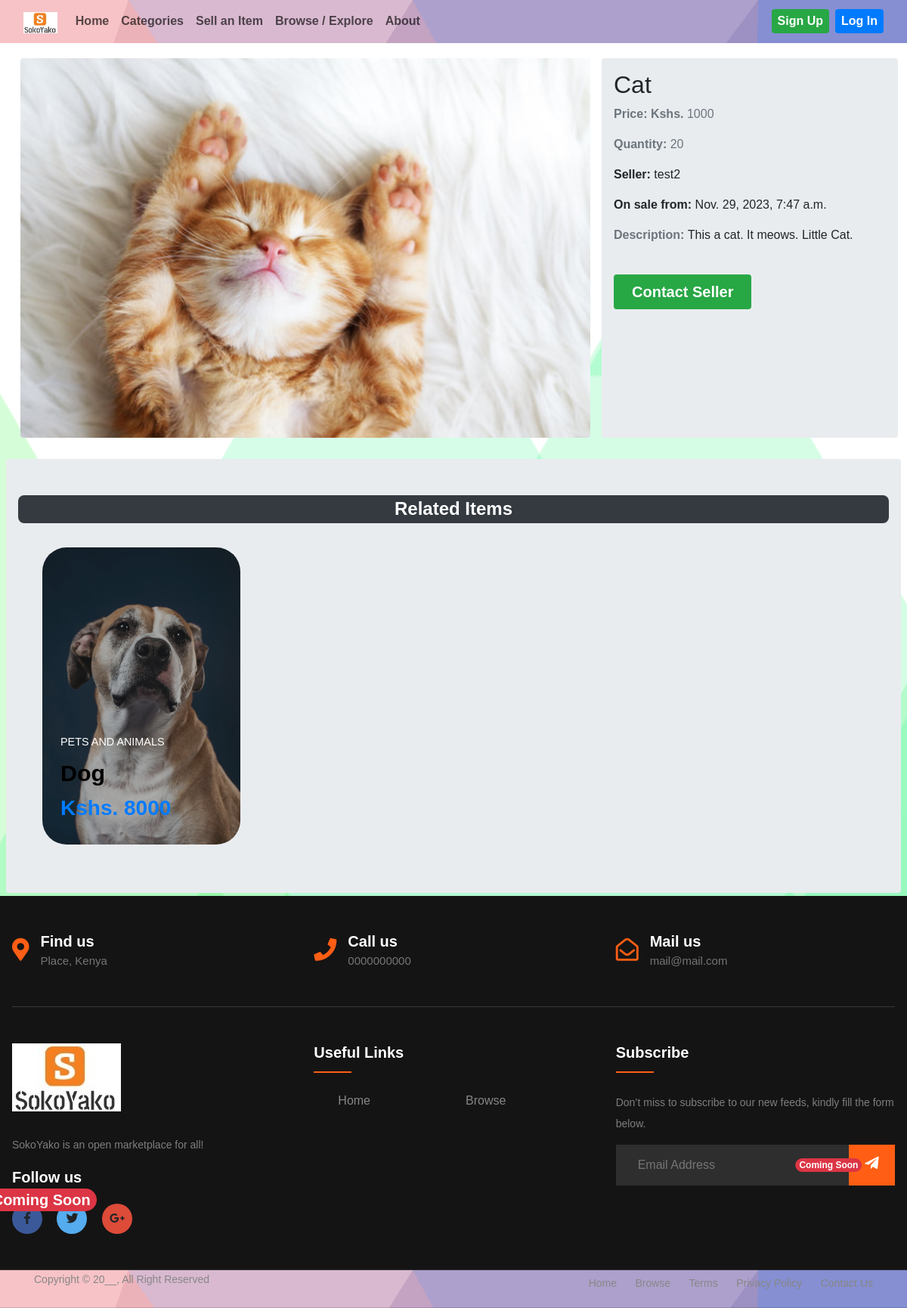
/items/14/, run on the app's committed database.
### item/models.py (models this page shows, shortened)
class Item(models.Model):
    category = models.ForeignKey(Category, related_name='items', on_delete=models.CASCADE)
    name = models.CharField(max_length=200)
    quantity = models.PositiveIntegerField(blank=True, null=True)
    description = models.TextField(blank=True, null=True)
    price = models.IntegerField()
    image = models.ImageField(upload_to='item_images', blank=True, null=True)
    is_sold = models.BooleanField(default=False)
    is_featured = models.BooleanField(default=False)
    created_by = models.ForeignKey(User, related_name='items', on_delete=models.CASCADE)
    created_at = models.DateTimeField(auto_now_add=True)

class Category(models.Model):
    name = models.CharField(max_length=200)
    cat_image = models.ImageField(upload_to='category_images', blank=True, null=True)
    class Meta:
        ordering = ('name',)
        verbose_name_plural = "Categories"
    def __str__(self):
        return self.name

### item/views.py (the view)
# urls.py: path('<int:pk>/', views.detail, name='detail'),
def detail(request, pk):
    item = get_object_or_404(Item, pk=pk)
    related_items = Item.objects.filter(category=item.category, is_sold=False).exclude(pk=pk)
    seller = item.created_by
    if request.user.is_authenticated:
        try:
            contact_card = ContactCard.objects.get(user=request.user)
        except ContactCard.DoesNotExist:
            contact_card = None
    else:
        contact_card = None
    return render(request, 'detail.html', {
        'item': item,
        'related_items': related_items,
        'seller': seller,
        'contact_card': contact_card
    })

### item/templates/detail.html (shortened to what this page needs)
{% extends 'layout.html' %}
{% load static %}
{% block data %}
    <div class="row my-3 mx-2 p-1 ">
        <div class="col-md-8 container-fluid h-75">
            <img src="{{ item.image.url }}" alt="" class="rounded img-fluid w-100 ">
        </div>
        <div class="col-md-4 p-3 bg-body-secondary rounded">
            <h1 class="mb-2 fs-2"> {{ item.name }}</h1>
            <p class="text-muted"><strong>Price: Kshs. </strong> {{ item.price }}</p>
            <p class="text-muted"><strong>Quantity: </strong> {{ item.quantity }}</p>
            <p class="muted"><strong>Seller: </strong> {{ item.created_by }}</p>
            <p class="muted"><strong>On sale from: </strong> {{ item.created_at }}</p>
            {% if item.description%}
                <p class="muted"><strong class="text-secondary">Description: </strong> {{ item.description }}</p>
            {% endif %}
            {% if request.user == item.created_by %}
                <div class="mt-3 p-2 bg-white rounded">
                    <p class="text-secondary fw-bolder fs-4">Do you want to edit this item? </p>
                    <p><a href="{% url 'item:edit' item.id %}" class="d-inline-block mt-4 px-4 py-2 fs-5 fw-bold text-white bg-info rounded text-decoration-none"> Edit</a></p>
                    <a href="{% url 'item:delete' item.id %}" class="d-inline-block mt-4 px-4 py-2 fs-5 fw-bold text-white bg-danger rounded text-decoration-none"> Delete</a>
                </div>
            {% else %}
                <a href="{% url 'base:view_seller_contact_card' seller_id=seller.id %}" class="d-inline-block mt-4 px-4 py-2 fs-5 fw-bold text-white bg-success rounded text-decoration-none"> Contact Seller</a>
            {% endif %}
        </div>
    </div>
    <div class="mt-4 mb-1 mx-2 px-3 py-5 bg-body-secondary rounded">
        <h2 class="mb-3 fs-3 text-center text-white fs-4 fw-bolder bg-dark p-1 rounded-3"> Related Items</h2>
                <div class="simpcard-grid p-3 ms-3">
                    {% for item in related_items %}
                        <a class="simpcard rounded-5" href="{% url 'item:detail' item.id %}">
                            <div class="simpcard__background rounded-5" style="background-image: url('{{ item.image.url }}')"></div>
                            <div class="card__content">
                                <p class="card__category text-white text-outline">{{ item.category }}</p>
                                <h3 class="card__heading text-capitalize text-black fw-bolder">{{ item.name }}</h3>
                                <h3 class="fw-bolder">Kshs. {{ item.price }}</h3>
                            </div>
                        </a>
                    {% endfor %}
                </div>
    </div>
{% endblock %}

### static/css/styles.css (style rules this page uses)
body { min-height: 100vh; background-size: cover; background-position: center; font-family: "Trebuchet MS",sans-serif; height: auto; }
h1 { font-size: 80px; }
:root { --background-dark: #2d3548; --text-light: rgba(255, 255, 255, 0.6); --text-lighter: rgba(255, 255, 255, 0.9); --spacing-s: 8px; --spacing-m: 16px; --spacing-l: 24px; --spacing-xl: 32px; --spacing-xxl: 64px; --width-container: 1200px; }
* { border: 0; margin: 0; padding: 0; box-sizing: border-box; }
.card__content { left: 0; padding: var(--spacing-l); position: absolute; bottom: 0; }
.card__category { color: var(--text-light); font-size: 0.9rem; margin-bottom: var(--spacing-s); text-transform: uppercase; }
.card__heading { color: var(--text-lighter); font-size: 1.9rem; text-shadow: 2px 2px 20px rgba(0, 0, 0, 0.2); line-height: 1.4; word-spacing: 100vw; }
.simpcard-grid { display: grid; grid-template-columns: repeat(1, 1fr); grid-column-gap: var(--spacing-l); grid-row-gap: var(--spacing-l); max-width: var(--width-container); width: 100%; }
@media (min-width: 540px) { .simpcard-grid { grid-template-columns: repeat(2, 1fr); } }
@media (min-width: 960px) { .simpcard-grid { grid-template-columns: repeat(4, 1fr); } }
.simpcard { list-style: none; position: relative; content: ""; display: block; padding-bottom: 150%; width: 100%; }
.simpcard__background { -webkit-background-size: cover; background-position: center; border-radius: var(--spacing-l); bottom: 0; filter: brightness(0.75) saturate(1.2) contrast(0.85); left: 0; position: absolute; right: 0; top: 0; transform-origin: center; transform: scale(1) translateZ(0); transition: filter 200ms linear, transform 200ms linear; }

### data on the page
Item: image (picture), name "Cat", price "1000", quantity "20", created_by "test2", created_at "Nov. 29, 2023, 7:47 a.m.", description "This a cat. It meows. Little Cat."
Item: image (picture), category "PETS AND ANIMALS", name "Dog", price "8000"
